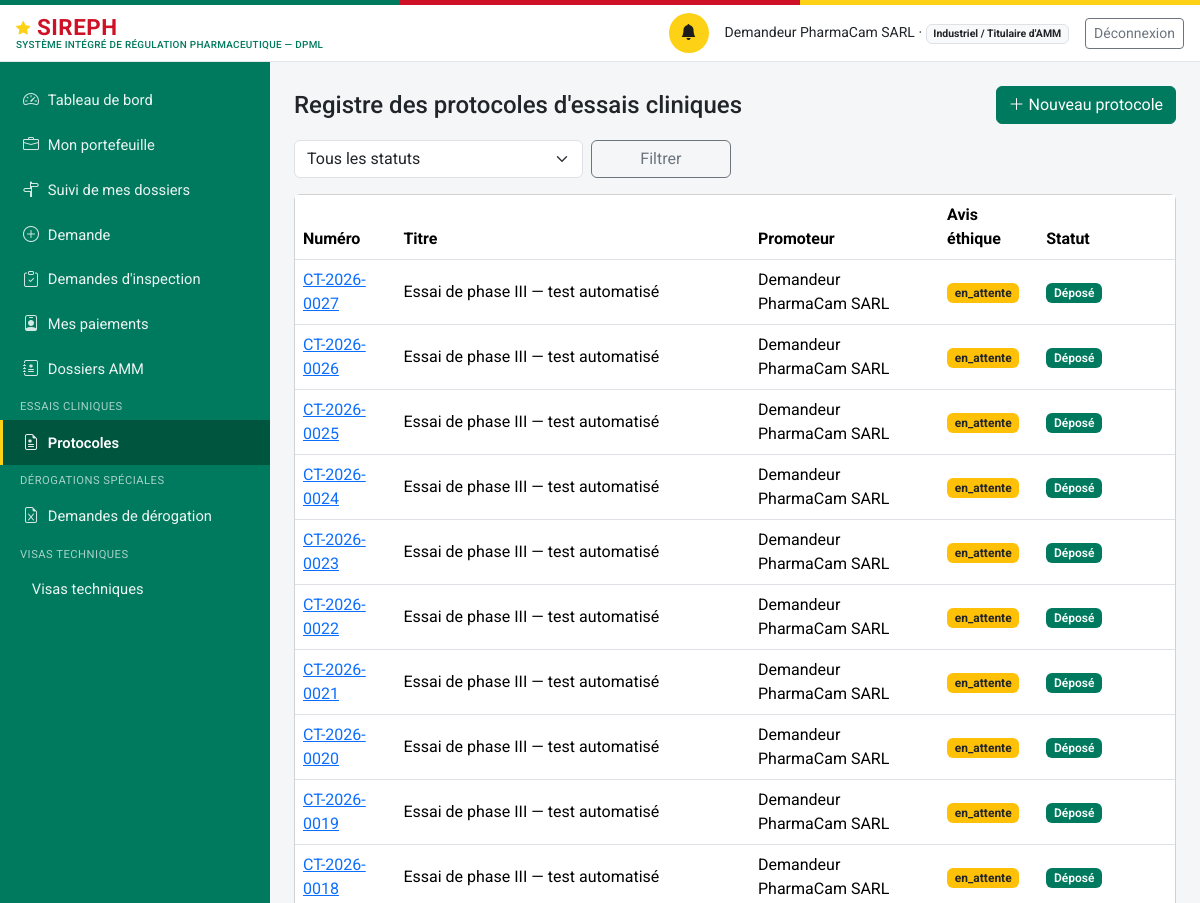
/protocoles (signed in, upper part), run on an earlier commit of the app's database.
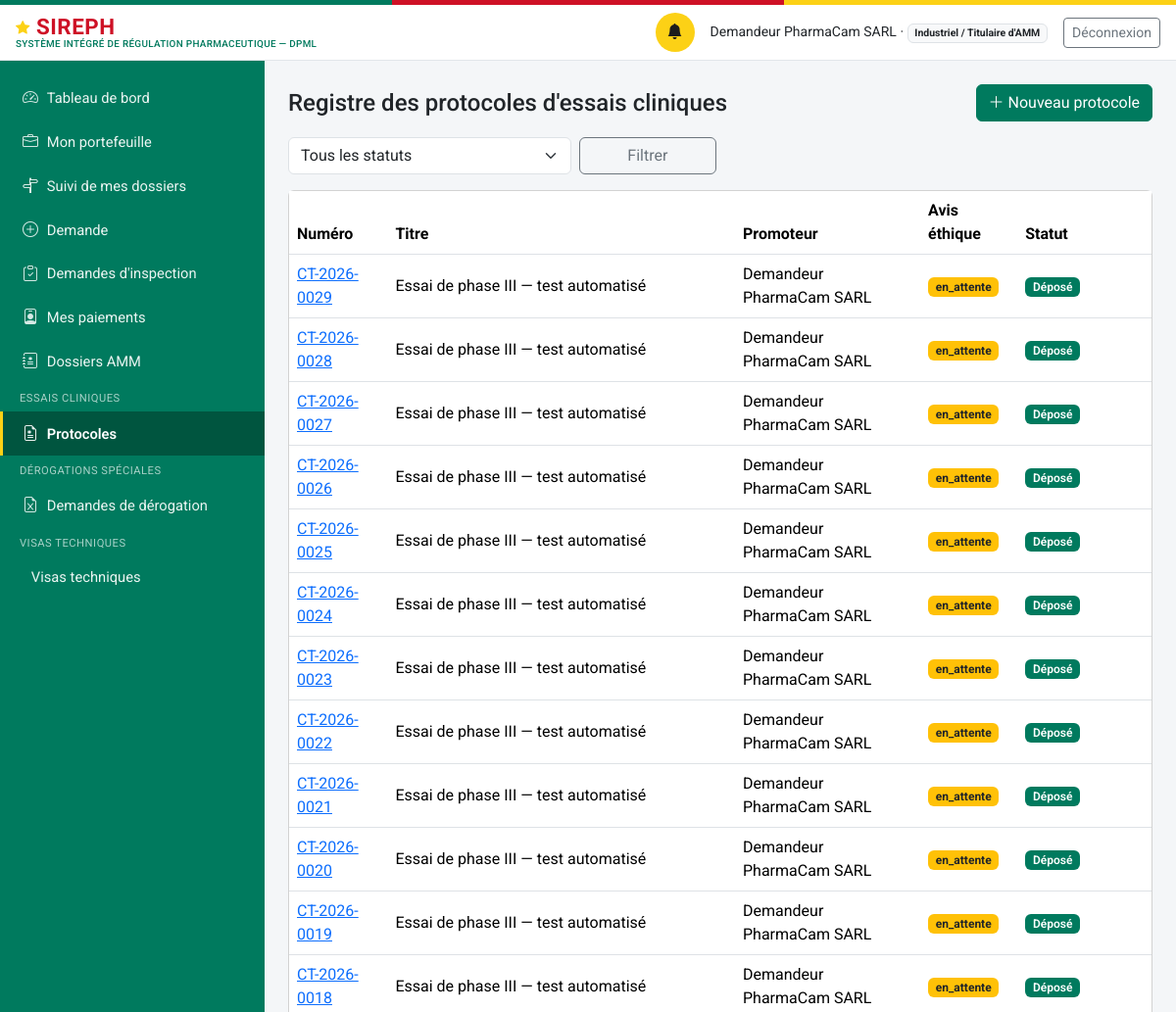
And on a later commit of the database.
### models.py (models this page shows, shortened)
class ProtocoleEssaiClinique(db.Model):
    id = db.Column(db.Integer, primary_key=True)
    numero = db.Column(db.String(30), unique=True, nullable=False)  # CT-{annee}-{seq4}
    titre = db.Column(db.String(300), nullable=False)
    promoteur_id = db.Column(db.Integer, db.ForeignKey("personne.id"), nullable=False)
    produit_etudie_id = db.Column(db.Integer, db.ForeignKey("produit.id"), nullable=True)
    reference_comite_ethique = db.Column(db.String(150), nullable=True)
    statut_avis_ethique = db.Column(db.String(20), nullable=False, default="en_attente")
    statut = db.Column(db.String(30), nullable=False, default="depose")
    motif_decision = db.Column(db.Text, nullable=True)
    date_depot = db.Column(db.DateTime, nullable=True)
    date_decision = db.Column(db.DateTime, nullable=True)
    date_validite = db.Column(db.Date, nullable=True)
    date_limite_reponse_complement = db.Column(db.DateTime, nullable=True)
    amendements_json = db.Column(db.Text, default="[]")
    rapports_etape_json = db.Column(db.Text, default="[]")
    date_creation = db.Column(db.DateTime, default=datetime.utcnow)
    date_maj = db.Column(db.DateTime, default=datetime.utcnow, onupdate=datetime.utcnow)
    promoteur = db.relationship("Personne", foreign_keys=[promoteur_id])
    produit_etudie = db.relationship("Produit", foreign_keys=[produit_etudie_id])
    sites_investigation = db.relationship("Etablissement", secondary="protocole_site", lazy="subquery")
    @property
    def amendements(self):
        return json.loads(self.amendements_json or "[]")
    @property
    def rapports_etape(self):
        return json.loads(self.rapports_etape_json or "[]")

class Personne(db.Model):
    id = db.Column(db.Integer, primary_key=True)
    nom_complet = db.Column(db.String(200), nullable=False)
    email = db.Column(db.String(150), unique=True, nullable=False)  # identifiant de connexion
    password_hash = db.Column(db.String(255), nullable=False)
    role_systeme = db.Column(db.String(50), nullable=False)
    etablissement_rattachement_id = db.Column(db.Integer, db.ForeignKey("etablissement.id"), nullable=True)
    contact = db.Column(db.String(200))
    statut_compte = db.Column(db.String(20), nullable=False, default="actif")
    date_creation = db.Column(db.DateTime, default=datetime.utcnow)
    etablissement = db.relationship("Etablissement", foreign_keys=[etablissement_rattachement_id])
    @property
    def role_label(self):
        from permissions import ROLES
        return ROLES.get(self.role_systeme, self.role_systeme)
    @property
    def niveau(self):
        from permissions import niveau
        return niveau(self)
    @property
    def est_externe(self):
        from permissions import est_externe
        return est_externe(self.role_systeme)

### routes_ct.py (the view)
@ct_bp.route("/protocoles")
@login_required
def registre():
    executer_verifications_delais_ct()
    u = current_user()
    q = ProtocoleEssaiClinique.query
    if u.role_systeme == "demandeur_externe":
        q = q.filter_by(promoteur_id=u.id)
    elif u.role_systeme not in ROLES_CT_INTERNES:
        abort(403)
    statut = request.args.get("statut", "")
    if statut:
        q = q.filter_by(statut=statut)
    protocoles = q.order_by(ProtocoleEssaiClinique.date_creation.desc()).all()
    return render_template("essais_cliniques/registre.html", protocoles=protocoles, statut=statut)

### auth.py (called while the page is built)
def current_user():
    uid = session.get("user_id")
    if not uid:
        return None
    return db.session.get(Personne, uid)

def login_required(view):
    @wraps(view)
    def wrapped(*a, **kw):
        if not current_user():
            return redirect(url_for("login", next=request.path))
        return view(*a, **kw)
    return wrapped

### delais.py (called while the page is built)
def get_parametre(module, cle, default=None):
    p = ParametreModule.query.filter_by(module=module, cle=cle).first()
    return p.valeur if p else default

### paiements.py (called while the page is built)
def _representant_etablissement(etablissement_id):
    return (Personne.query
            .filter(Personne.etablissement_rattachement_id == etablissement_id,
                    Personne.role_systeme.in_(_PROFILS_REPRESENTANTS),
                    Personne.statut_compte == "actif")
            .first())

def paiements_du_redevable(personne):
    resultat = []
    for p in Paiement.query.order_by(Paiement.date_creation.desc()).all():
        d = _demandeur(p)
        if d and d.id == personne.id:
            resultat.append(p)
    return resultat

### permissions.py (called while the page is built)
def est_externe(role):
    return role in ROLES_EXTERNES

def a_niveau(user, minimum):
    return niveau(user) >= minimum

### templates/essais_cliniques/registre.html (shortened to what this page needs)
{% extends "base.html" %}
{% block content %}
<div class="d-flex justify-content-between align-items-center mb-3">
  <h4 class="mb-0">Registre des protocoles d'essais cliniques</h4>
  {% if current_user.role_systeme in ("demandeur_externe", "administrateur_dpml") %}
  <a href="{{ url_for('ct.nouveau') }}" class="btn btn-primary"><i class="bi bi-plus-lg"></i> Nouveau protocole</a>
  {% endif %}
</div>
<form method="get" class="row g-2 mb-3" role="search">
  <div class="col-md-4">
    <select class="form-select" id="statut" name="statut">
      <option value="">Tous les statuts</option>
    </select>
  </div>
  <div class="col-md-2"><button class="btn btn-outline-secondary w-100">Filtrer</button></div>
</form>
<div class="card">
  <div class="table-responsive">
    <table class="table table-hover align-middle mb-0">
      <thead><tr><th>Numéro</th><th>Titre</th><th>Promoteur</th><th>Avis éthique</th><th>Statut</th></tr></thead>
      <tbody>
        {% for p in protocoles %}
        <tr>
          <td><a href="{{ url_for('ct.fiche', id=p.id) }}">{{ p.numero }}</a></td>
          <td>{{ p.titre }}</td>
          <td>{{ p.promoteur.nom_complet }}</td>
          <td><span class="badge {{ 'bg-success' if p.statut_avis_ethique == 'favorable' else ('bg-danger' if p.statut_avis_ethique == 'defavorable' else 'bg-warning text-dark') }}">
            {{ p.statut_avis_ethique }}</span></td>
          <td><span class="badge bg-primary badge-statut">{{ STATUTS_CT.get(p.statut, p.statut) }}</span></td>
        </tr>
        {% else %}
        <tr><td colspan="5" class="text-center text-muted py-4">Aucun résultat ne correspond à ces critères.</td></tr>
        {% endfor %}
      </tbody>
    </table>
  </div>
</div>
{% endblock %}

What changed in the data, as far as the page shows it:
added ProtocoleEssaiClinique: numero "CT-2026-0029", titre "Essai de phase III — test automatisé", promoteur.nom_complet "Demandeur PharmaCam SARL", statut_avis_ethique "en_attente", get "Déposé"
added ProtocoleEssaiClinique: numero "CT-2026-0028", titre "Essai de phase III — test automatisé", promoteur.nom_complet "Demandeur PharmaCam SARL", statut_avis_ethique "en_attente", get "Déposé"
